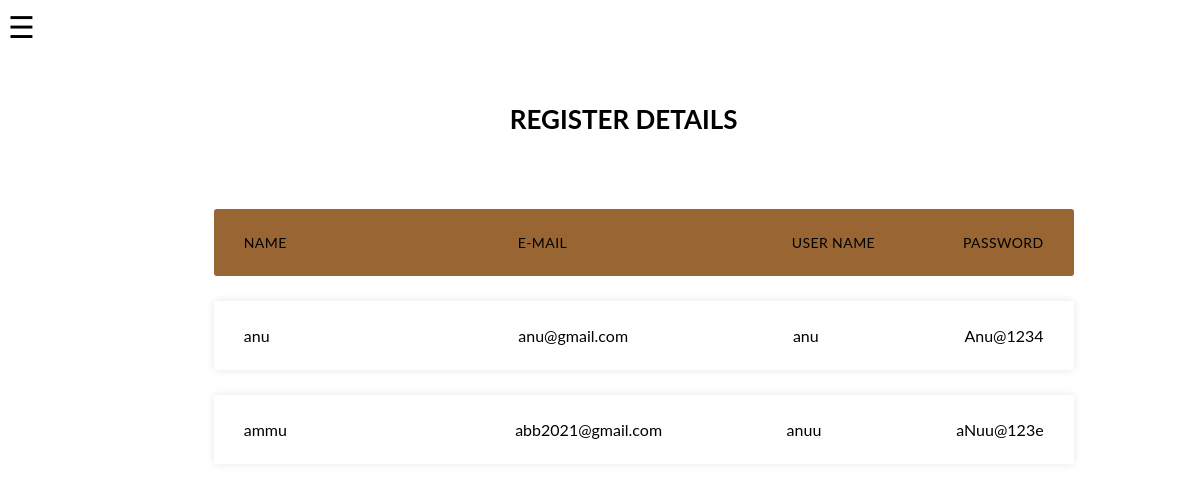
Page /use on the committed database.
### app1/models.py (models this page shows, shortened)
class register(models.Model):
    name=models.CharField(max_length=15)
    email=models.EmailField(unique=True)
    username=models.CharField(max_length=10,unique=True)
    password=models.CharField(max_length=10)

### app1/views.py (the view)
# urls.py: path('use', views.registerd_d),
def registerd_d(re):
    r=register.objects.all()
    return render(re,'user_det.html',{'data':r})

### template/user_det.html (shortened to what this page needs)
<!DOCTYPE html>
<html lang="en">
<head>
</head>
<body>
<span style="font-size:30px;cursor:pointer" onclick="openNav()">&#9776; </span>
<div class="container-fluid" style="padding-left:14%;padding-right:10%;">
  <br><br>
  <h2>REGISTER DETAILS</h2>
  <br><br>
  <ul class="responsive-table">
    <li class="table-header">
      <div class="col col-2">Name</div>
      <div class="col col-2">E-mail</div>
      <div class="col col-3">User Name</div>
      <div class="col col-1">Password</div>
    </li>
    {% for i in data %}
    <li class="table-row">
      <div class="col col-2" data-label="Job Id">{{i.name}}</div>
      <div class="col col-2" data-label="Customer Name">{{i.email}}</div>
      <div class="col col-3" data-label="Amount">{{i.username}}</div>
      <div class="col col-1" data-label="Payment Status">{{i.password}}</div>
    </li>
    {% endfor %}
  </ul>
</div>
</body>
</html>

### template/user_det.html (style rules this page uses)
body { font-family: 'lato', sans-serif; }

### rows in the picture
register: name "anu", email "anu@gmail.com", username "anu", password "Anu@1234"
register: name "ammu", email "abb2021@gmail.com", username "anuu", password "aNuu@123e"
